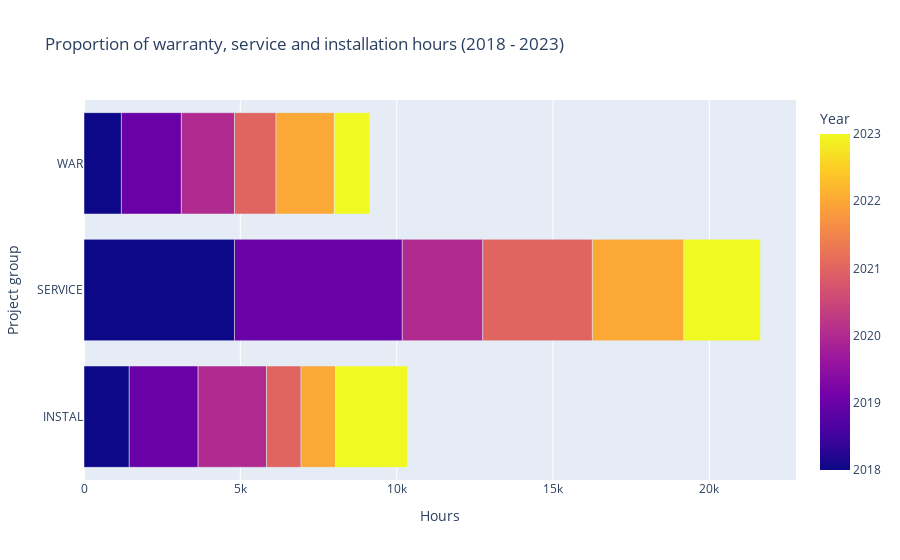

Source (notebook cell):
### Code cell
# warranty, service, installation hours 
total_swi_hours = ser_ins_war_hours.groupby([ 'Year', 'Project group']).agg({'Hours':'sum'}).reset_index()

fig1c = px.bar(total_swi_hours, 
               x='Hours', 
               y='Project group',
               title='Proportion of warranty, service and installation hours (2018 - 2023)',
               color = 'Year', 
               barmode = 'group', 
               orientation='h',  
)

fig1c.update_traces(textposition='outside')

fig1c.show()

folder_path = r'C:\Users\zluca\OneDrive\LAURA\Ironhack - data analyst\GitHub\Mid-bootcamp project\plots'
file_path = os.path.join(folder_path, 'warranty, service and installation per year.png')
pio.write_image(fig1c, file_path)

### Figure 1 — Plotly figure (JSON) as saved in the notebook; plotly's stock layout.template omitted (floating-point values rounded to 4 significant figures)
{"data": [{"alignmentgroup": "True", "hovertemplate": "Hours=%{x}<br>Project group=%{y}<br>Year=%{marker.color}<extra></extra>", "legendgroup": "", "marker": {"color": [2018, 2018, 2018, 2019, 2019, 2019, 2020, 2020, 2020, 2021, 2021, 2021, 2022, 2022, 2022, 2023, 2023, 2023], "coloraxis": "coloraxis", "pattern": {"shape": ""}}, "name": "", "offsetgroup": "", "orientation": "h", "showlegend": false, "textposition": "outside", "type": "bar", "x": [1448, 4812, 1196.0, 2202.0, 5367.0, 1917, 2188.0, 2575, 1700, 1105, 3506, 1328.0, 1100, 2923, 1864, 2302.0, 2449, 1129.0], "xaxis": "x", "y": ["INSTAL", "SERVICE", "WAR", "INSTAL", "SERVICE", "WAR", "INSTAL", "SERVICE", "WAR", "INSTAL", "SERVICE", "WAR", "INSTAL", "SERVICE", "WAR", "INSTAL", "SERVICE", "WAR"], "yaxis": "y"}], "layout": {"barmode": "group", "coloraxis": {"colorbar": {"title": {"text": "Year"}}, "colorscale": [[0, "#0d0887"], [0.1111, "#46039f"], [0.2222, "#7201a8"], [0.3333, "#9c179e"], [0.4444, "#bd3786"], [0.5556, "#d8576b"], [0.6667, "#ed7953"], [0.7778, "#fb9f3a"], [0.8889, "#fdca26"], [1, "#f0f921"]]}, "legend": {"tracegroupgap": 0}, "title": {"text": "Proportion of warranty, service and installation hours (2018 - 2023)"}, "xaxis": {"anchor": "y", "domain": [0, 1], "title": {"text": "Hours"}}, "yaxis": {"anchor": "x", "domain": [0, 1], "title": {"text": "Project group"}}}}
